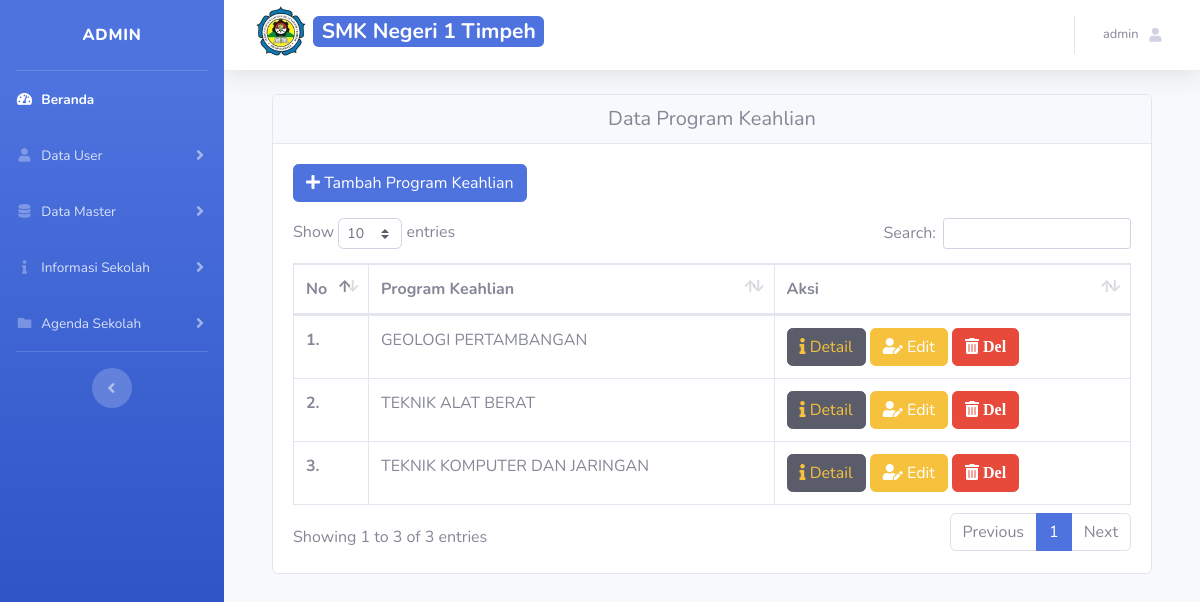
Page /admin/index.php?page=programkeahlian (signed in) on the committed database.
### tables this page shows
CREATE TABLE IF NOT EXISTS `tb_sekolah` (
  `id_sekolah` int(11) NOT NULL AUTO_INCREMENT,
  `nama_sekolah` varchar(50) NOT NULL,
  `visi` longtext NOT NULL,
  `misi` longtext NOT NULL,
  `sejarah_sekolah` longtext NOT NULL,
  `kata_sambutan` longtext NOT NULL,
  `foto_logo` varchar(255) NOT NULL,
  `foto_struktur` varchar(255) NOT NULL,
  `peta_sekolah` varchar(255) NOT NULL,
  `lokasi_sekolah` varchar(255) NOT NULL,
  `foto_utama` varchar(255) NOT NULL,
  PRIMARY KEY (`id_sekolah`)
);

CREATE TABLE IF NOT EXISTS `tb_programkeahlian` (
  `id_programkeahlian` int(11) NOT NULL AUTO_INCREMENT,
  `nama_programkeahlian` varchar(50) NOT NULL,
  `lama_belajar` varchar(50) NOT NULL,
  `dasar_bidangkeahlian` longtext NOT NULL,
  `dasar_programkeahlian` longtext NOT NULL,
  `kompetensi_keahlian` longtext NOT NULL,
  `url` varchar(50) NOT NULL,
  PRIMARY KEY (`id_programkeahlian`)
);

### admin/modul/programKeahlian/data_programkeahlian.php (the view, shortened to what this page needs)
<div class="container mt-3">
    <div class="card">
        <h5 class="card-header text-center">Data Program Keahlian</h5>
        <div class="card-body">
            <a href="?page=programkeahlian&act=add" class="btn btn-primary mb-3"><i class="fa fa-plus"></i> Tambah Program Keahlian</a></button>
            <div class="table-responsive">
                <table class="table table-bordered" id="dataTable">
                    <thead>
                        <tr>
                            <th>No</th>
                            <th>Program Keahlian</th>
                            <th>Aksi</th>
                        </tr>
                    </thead>
                    <tbody>
                        <?php
                        $no = 1;
                        $sql = mysqli_query($koneksi, "SELECT * FROM tb_programkeahlian");
                        foreach ($sql as $d) { ?>
                            <tr>
                                <td width="50"><b><?= $no++; ?>.</b> </td>
                                <td><?= $d['nama_programkeahlian'] ?> </td>
                                <td>
                                    <a data-toggle="modal" data-target="#DetailModal<?= $d['id_programkeahlian'] ?>" class="btn btn-dark btn-xs text-warning"><i class="fas fa-info"></i> Detail</a>
                                    <a href="?page=programkeahlian&act=edit&id=<?= $d['id_programkeahlian'] ?>" class="btn btn-warning btn-xs"><i class="fas fa-user-edit"></i> Edit</a>
                                    <a href="?page=programkeahlian&act=del&id=<?= $d['id_programkeahlian'] ?>" onClick="return confirm('Apakah data akan dihapus ?')">
                                        <button type="submit" name="submit" id="submit" class="btn btn-danger btn-xst"><i class="fas fa-trash-alt"> Del</i></button>
                                    </a>
                                </td>
                            </tr>
                        <?php } ?>
                    </tbody>
                </table>
            </div>
        </div>
    </div>

### admin/index.php (shortened to what this page needs)
<?php
include '../config/koneksi.php';
$oke = mysqli_query($koneksi, "SELECT * FROM tb_sekolah");
$oke1 = mysqli_fetch_array($oke);
if (@$_SESSION['Admin']) {
?>
    <?php
    if (@$_SESSION['Admin']) {
        $sesi = @$_SESSION['Admin'];
    }
    $sql = mysqli_query($koneksi, "SELECT * FROM tb_admin WHERE id_admin = '$sesi'") or die(mysqli_error($koneksi));
    $data = mysqli_fetch_array($sql);
    ?>
    <!DOCTYPE html>
    <html lang="en">
    <head>
        <link href="../assets/assets2/vendor/fontawesome-free/css/all.min.css" rel="stylesheet" type="text/css">
        <link href="../assets/assets2/css/sb-admin-2.min.css" rel="stylesheet">
        <link href="../assets/assets2/vendor/datatables/dataTables.bootstrap4.min.css" rel="stylesheet">
    </head>
    <body id="page-top">
        <div id="wrapper">
            <ul class="navbar-nav bg-gradient-primary sidebar sidebar-dark accordion" id="accordionSidebar">
                <a class="sidebar-brand d-flex align-items-center justify-content-center" href="index.php">
                    <?= $data['nama_admin']; ?>
                </a>
                <hr class="sidebar-divider my-0">
                <li class="nav-item active">
                    <a class="nav-link" href="index.php">
                        <i class="fas fa-fw fa-tachometer-alt"></i>
                        <span>Beranda</span></a>
                </li>
                <li class="nav-item">
                    <a class="nav-link collapsed" href="#" data-toggle="collapse" data-target="#collapseTwo" aria-expanded="true" aria-controls="collapseTwo">
                        <i class="fas fa-fw fa-user"></i>
                        <span>Data User</span>
                    </a>
                </li>
                <li class="nav-item">
                    <a class="nav-link collapsed" href="#" data-toggle="collapse" data-target="#collapseUtilities" aria-expanded="true" aria-controls="collapseUtilities">
                        <i class="fas fa-fw fa-database"></i>
                        <span>Data Master</span>
                    </a>
                </li>
                <li class="nav-item">
                    <a class="nav-link collapsed" href="#" data-toggle="collapse" data-target="#informasiSekolah" aria-expanded="true" aria-controls="informasiSekolah">
                        <i class="fas fa-fw fa-info"></i>
                        <span>Informasi Sekolah</span>
                    </a>
                </li>
                <li class="nav-item">
                    <a class="nav-link collapsed" href="#" data-toggle="collapse" data-target="#kegiatanSekolah" aria-expanded="true" aria-controls="kegiatanSekolah">
                        <i class="fas fa-fw fa-folder"></i>
                        <span>Agenda Sekolah</span>
                    </a>
                </li>
                <hr class="sidebar-divider d-none d-md-block">
                <div class="text-center d-none d-md-inline">
                    <button class="rounded-circle border-0" id="sidebarToggle"></button>
                </div>
            </ul>
            <div id="content-wrapper" class="d-flex flex-column">
                <div id="content">
                    <nav class="navbar navbar-expand navbar-light bg-white topbar mb-4 static-top shadow">
                        <form class="d-none d-sm-inline-block form-inline mr-auto ml-md-3 my-2 my-md-0 mw-100 navbar-search">
                            <h3>
                                <img src="../assets/sumber/img/app/<?= $oke1['foto_logo'] ?>" class="img-fluid" style="width:50px;height:50px;" alt="">
                                <span class="badge badge-primary">
                                    <?= $oke1['nama_sekolah']; ?>
                                </span>
                            </h3>
                        </form>
                        <ul class="navbar-nav ml-auto">
                            <li class="nav-item dropdown no-arrow">
                                <a class="nav-link dropdown-toggle" href="#" id="userDropdown" role="button" data-toggle="dropdown" aria-haspopup="true" aria-expanded="false">
                                    <span class="mr-2 d-none d-lg-inline text-gray-600 small">
                                        <?= $data['nama_admin']; ?>
                                    </span>
                                    <i class="fas fa-user fa-sm fa-fw mr-2 text-gray-400"></i>
                                </a>
                            </li>
                        </ul>
                    </nav>
                    <div class="container-fluid">
                        <?php
                        $page = @$_GET['page'];
                        $act = @$_GET['act'];
                        if ($page == 'guru') {
                            if ($act == '') {
                                include 'modul/guru/data_guru.php';
                            } elseif ($act == 'add') {
                                include 'modul/guru/add_guru.php';
                            } elseif ($act == 'edit') {
                                include 'modul/guru/edit_guru.php';
                            } elseif ($act == 'del') {
                                include 'modul/guru/del_guru.php';
                            }
                        } elseif ($page == 'programkeahlian') {
                            if ($act == '') {
                                include 'modul/programkeahlian/data_programkeahlian.php';
                            } elseif ($act == 'add') {
                                include 'modul/programkeahlian/add_programkeahlian.php';
                            } elseif ($act == 'edit') {
                                include 'modul/programkeahlian/edit_programkeahlian.php';
                            } elseif ($act == 'del') {
                                include 'modul/programkeahlian/del_programkeahlian.php';
                            }
                        } elseif ($page == '') {
                            include 'home.php';
                        } else {
                            echo "<b>4014!</b> Tidak ada halaman !";
                        }
                        ?>
                    </div>
                </div>
            </div>
        </div>
    <?php } else {
    include 'modul/500.html';
}
    ?>
    </body>
    </html>

### rows in the picture
tb_sekolah: foto_logo (picture), nama_sekolah "SMK Negeri 1 Timpeh"
tb_programkeahlian: nama_programkeahlian "GEOLOGI PERTAMBANGAN"
tb_programkeahlian: nama_programkeahlian "TEKNIK ALAT BERAT"
tb_programkeahlian: nama_programkeahlian "TEKNIK KOMPUTER DAN JARINGAN"

### other values in the picture
$data['nama_admin'] "ADMIN"
$data['nama_admin'] "admin"
